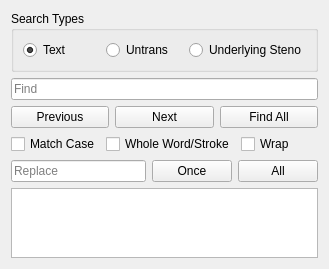
           <widget class="QWidget" name="scrollAreaWidgetContents_3">
            <property name="geometry">
             <rect>
              <x>0</x>
              <y>0</y>
              <width>329</width>
              <height>252</height>
             </rect>
            </property>
            <layout class="QVBoxLayout" name="verticalLayout_30">
             <item>
              <widget class="QGroupBox" name="groupBox_2">
               <property name="title">
                <string>Search Types</string>
               </property>
               <layout class="QHBoxLayout" name="horizontalLayout">
                <item>
                 <widget class="QRadioButton" name="search_text">
                  <property name="focusPolicy">
                   <enum>Qt::NoFocus</enum>
                  </property>
                  <property name="toolTip">
                   <string>Search visible text for match</string>
                  </property>
                  <property name="text">
                   <string>Text</string>
                  </property>
                  <property name="checked">
                   <bool>true</bool>
                  </property>
                 </widget>
                </item>
                <item>
                 <widget class="QRadioButton" name="search_untrans">
                  <property name="focusPolicy">
                   <enum>Qt::NoFocus</enum>
                  </property>
                  <property name="toolTip">
                   <string>Search what appears to be untranslated chords in visible text</string>
                  </property>
                  <property name="text">
                   <string>Untrans</string>
                  </property>
                 </widget>
                </item>
                <item>
                 <widget class="QRadioButton" name="search_steno">
                  <property name="focusPolicy">
                   <enum>Qt::NoFocus</enum>
                  </property>
                  <property name="toolTip">
                   <string>Search strokes, find text has to match stroke completely</string>
                  </property>
                  <property name="text">
                   <string>Underlying Steno</string>
                  </property>
                 </widget>
                </item>
               </layout>
              </widget>
             </item>
             <item>
              <layout class="QHBoxLayout" name="horizontalLayout_2">
               <item>
                <widget class="QLineEdit" name="search_term">
                 <property name="toolTip">
                  <string>Text to search for</string>
                 </property>
                 <property name="placeholderText">
                  <string>Find</string>
                 </property>
                </widget>
               </item>
              </layout>
             </item>
             <item>
              <layout class="QHBoxLayout" name="horizontalLayout_13">
               <item>
                <widget class="QPushButton" name="search_backward">
                 <property name="focusPolicy">
                  <enum>Qt::NoFocus</enum>
                 </property>
                 <property name="toolTip">
                  <string>Search backwards</string>
                 </property>
                 <property name="text">
                  <string>Previous</string>
                 </property>
                 <property name="icon">
                  <iconset resource="resources/resources.qrc">
                   <normaloff>:/arrow-skip-180.png</normaloff>:/arrow-skip-180.png</iconset>
                 </property>
                </widget>
               </item>
               <item>
                <widget class="QPushButton" name="search_forward">
                 <property name="focusPolicy">
                  <enum>Qt::NoFocus</enum>
                 </property>
                 <property name="toolTip">
                  <string>Search forward</string>
                 </property>
                 <property name="text">
                  <string>Next</string>
                 </property>
                 <property name="icon">
                  <iconset resource="resources/resources.qrc">
                   <normaloff>:/arrow-skip.png</normaloff>:/arrow-skip.png</iconset>
                 </property>
                </widget>
               </item>
               <item>
                <widget class="QPushButton" name="find_all">
                 <property name="focusPolicy">
                  <enum>Qt::NoFocus</enum>
                 </property>
                 <property name="toolTip">
                  <string>Find all matches</string>
                 </property>
                 <property name="text">
                  <string>Find All</string>
                 </property>
                </widget>
               </item>
              </layout>
             </item>
             <item>
              <layout class="QHBoxLayout" name="horizontalLayout_4">
               <item>
                <widget class="QCheckBox" name="search_case">
                 <property name="focusPolicy">
                  <enum>Qt::NoFocus</enum>
                 </property>
                 <property name="toolTip">
                  <string>Case sensitive search</string>
                 </property>
                 <property name="text">
                  <string>Match Case</string>
                 </property>
                </widget>
               </item>
               <item>
                <widget class="QCheckBox" name="search_whole">
                 <property name="focusPolicy">
                  <enum>Qt::NoFocus</enum>
                 </property>
                 <property name="toolTip">
                  <string>Text in find has to match text as a whole word/stroke</string>
                 </property>
                 <property name="text">
                  <string>Whole Word/Stroke</string>
                 </property>
                </widget>
               </item>
               <item>
                <widget class="QCheckBox" name="search_wrap">
                 <property name="focusPolicy">
                  <enum>Qt::NoFocus</enum>
                 </property>
                 <property name="toolTip">
                  <string>Search will continue from top/bottom if a match is not found in forward/back search</string>
                 </property>
                 <property name="text">
                  <string>Wrap</string>
                 </property>
                </widget>
               </item>
              </layout>
             </item>
             <item>
              <layout class="QHBoxLayout" name="horizontalLayout_3">
               <item>
                <widget class="QLineEdit" name="replace_term">
                 <property name="toolTip">
                  <string>The text to replace the match found in search</string>
                 </property>
                 <property name="placeholderText">
                  <string>Replace</string>
                 </property>
                </widget>
               </item>
               <item>
                <widget class="QPushButton" name="replace_selected">
                 <property name="focusPolicy">
                  <enum>Qt::NoFocus</enum>
                 </property>
                 <property name="toolTip">
                  <string>Replace the found match with the text in the replace textbox</string>
                 </property>
                 <property name="text">
                  <string>Once</string>
                 </property>
                </widget>
               </item>
               <item>
                <widget class="QPushButton" name="replace_all">
                 <property name="focusPolicy">
                  <enum>Qt::NoFocus</enum>
                 </property>
                 <property name="toolTip">
                  <string>Replace all matches with text in replace textbox</string>
                 </property>
                 <property name="text">
                  <string>All</string>
                 </property>
                </widget>
               </item>
              </layout>
             </item>
             <item>
              <widget class="QListWidget" name="searchResults">
               <property name="toolTip">
                <string>Displays search results</string>
               </property>
              </widget>
             </item>
            </layout>
           </widget>
